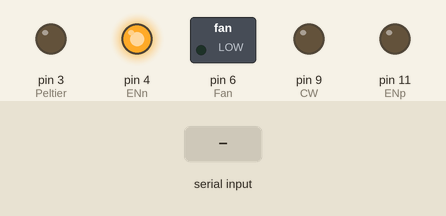
Recording of a sketch running on a simulated Arduino Uno, built with avr-gcc and run on an emulated ATmega328P. Parts: switched loads named in the sketch (green lamp = pin HIGH), output pins drawn as LEDs (lit = HIGH). The test bench sets the inputs (shaded band). Pins used as bus, display or sensor lines are not drawn; what the sketch prints to the serial monitor is not drawn.

Above: at 1.2 s.
1.3 s: "4" received over Serial
At 2.7 s:
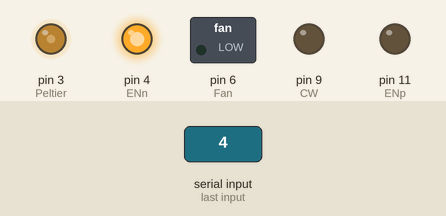
3.5 s: "2" received over Serial
At 5.2 s:
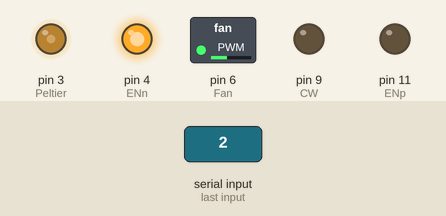
5.5 s: "1" received over Serial
At 6.16 s:
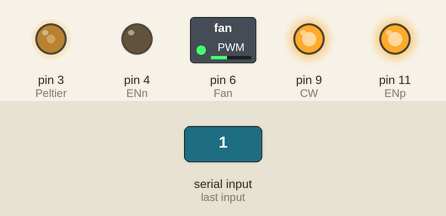
7.8 s: "0" received over Serial
At 8.49 s:
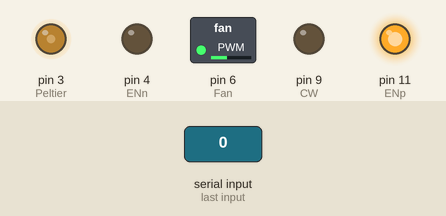
10.1 s: "5" received over Serial
At 11.3 s:
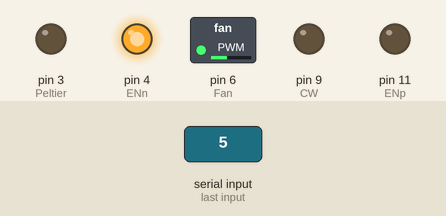
12.1 s: "1" received over Serial
At 12.81 s:
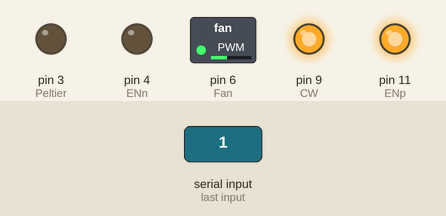
Timing chart, 0 to 15.1 s (numbered marks = the images above; inputs shaded):
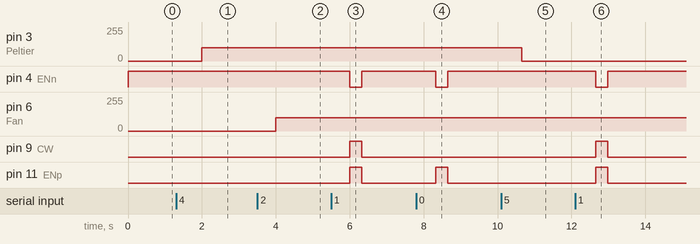

The sketch:

driver_controller.ino
```cpp
int inByte;
int CLK = 8;
int CW = 9;
int ENn = 4;
int ENp = 11;
int Fan = 6;
int Peltier = 3;

void setup(){
  Serial.begin(9600);
  Serial.println("Ready");
  pinMode(CLK, OUTPUT);
  pinMode(CW, OUTPUT);
  pinMode(ENp, OUTPUT);
  pinMode(ENn, OUTPUT);
  digitalWrite(CLK, LOW);
  digitalWrite(CW, LOW);
  digitalWrite(ENp, LOW);
  digitalWrite(ENn, HIGH);
  analogWrite(Fan, 0);
  analogWrite(Peltier, 0);
}

void peltier(int dir){
  if (dir == '4'){
    analogWrite(Peltier, 100);
    }
  else {
    analogWrite(Peltier, 0);
    }
  }

void fan(int dir){
  if (dir == '2'){
    analogWrite(Fan, 100);
    Serial.write("fan on");
    }
  else {
    analogWrite(Fan, 0);
    }
  }

void motion(int duration, int dir) {
  if (dir=='1') {
    digitalWrite(CW, HIGH);
    }
  else {
    digitalWrite(CW, LOW);
    }
  digitalWrite(ENp, HIGH);
  digitalWrite(ENn, LOW);
  delay(300);
  for (int i = 0; i <= duration; i++){
    digitalWrite(CLK, HIGH);
    delayMicroseconds(30);
    digitalWrite(CLK, LOW);
    delayMicroseconds(100);
  }
}

void stop() {
  digitalWrite(ENn, HIGH);
  digitalWrite(ENp, LOW);
  digitalWrite(CLK, LOW);
  digitalWrite(CW, LOW);
}

void loop() {
  if(Serial.available()){
    inByte = Serial.read();
    if (inByte == '1' or inByte == '0'){
    motion(200, inByte);
    stop();
    }
    else if (inByte == '2' or inByte == '3'){
    fan(inByte);
    }
    else if (inByte == '4' or inByte == '5'){
    peltier(inByte);
    }
    Serial.write(inByte);
  }
  while(Serial.available()){Serial.read();}
  delay(1000);
}
```

Measured:
- after the input at 1.3 s, pin 3 (Peltier): 0/255 → 100/255 after 0.70 s
- after the input at 3.5 s, pin 6 (Fan): 0/255 → 100/255 after 0.50 s
- after the input at 5.5 s, pin 4 (ENn): HIGH → LOW after 0.50 s, → HIGH 0.33 s later; pin 9 (CW), pin 11 (ENp): LOW → HIGH after 0.50 s, → LOW 0.33 s later
- after the input at 7.8 s, pin 4 (ENn): HIGH → LOW after 0.53 s, → HIGH 0.33 s later; pin 11 (ENp): LOW → HIGH after 0.53 s, → LOW 0.33 s later
- after the input at 10.1 s, pin 3 (Peltier): 100/255 → 0/255 after 0.56 s
- after the input at 12.1 s, pin 4 (ENn): HIGH → LOW after 0.56 s, → HIGH 0.33 s later; pin 9 (CW), pin 11 (ENp): LOW → HIGH after 0.56 s, → LOW 0.33 s later
